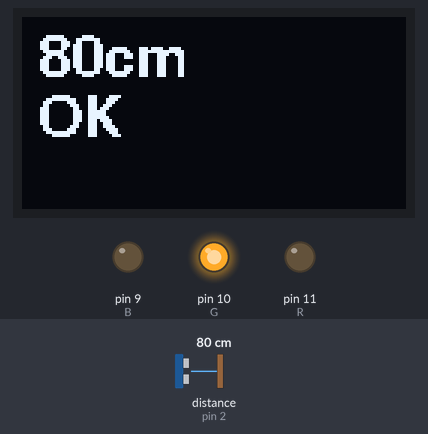
A sketch run on a simulated Arduino Uno, built with avr-gcc and run on an emulated ATmega328P. Shown: 128×64 one-colour display, output pins drawn as LEDs (lit = HIGH). Wiring (inferred from the names in the program): ultrasonic range finder: trigger pin 3; echo pin 2. The test bench sets the inputs (shaded band); at power-on: distance to the obstacle (sensor on pin 2) 80 cm. The echo pulse lasts 58.3 µs per cm; pins used as bus, display or sensor lines are not drawn; what the sketch prints to the serial monitor is not drawn.

Above: at 2.7 s.
2.8 s: distance to the obstacle (sensor on pin 2) set to 12 cm
At 6.0 s:
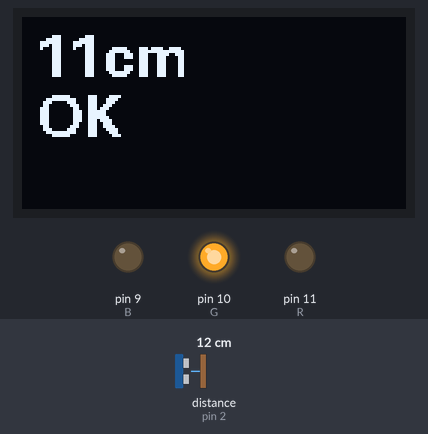
7.0 s: distance to the obstacle (sensor on pin 2) set to 9 cm
At 9.8 s:
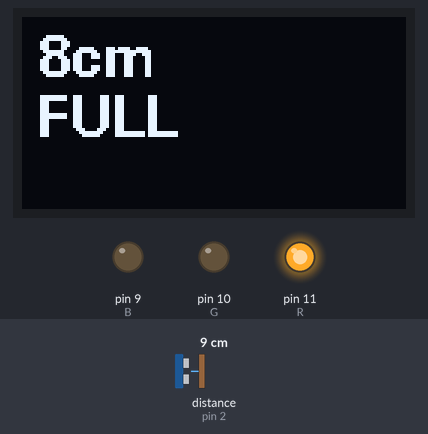
10.3 s: distance to the obstacle (sensor on pin 2) set to 18 cm
At 12.0 s:
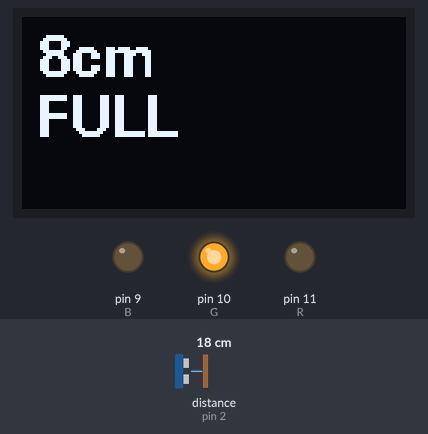
Timing chart, 0 to 13.5 s (numbered marks = the images above; inputs shaded):
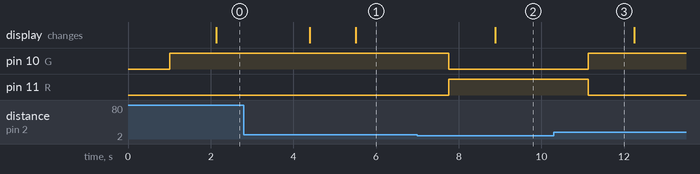

Measured:
- the behaviour switches between 11 and 10 cm on distance to the obstacle (sensor on pin 2) (found by bisection; images 1 and 2)
- after the input at 2.8 s, the display: first changes after 1.6 s (image 1 shows a later state)
- after the input at 7.0 s, pin 10 (G): HIGH → LOW after 0.76 s; pin 11 (R): LOW → HIGH after 0.76 s; the display: changes after 1.9 s (image 2)
- after the input at 10.3 s, pin 10 (G): LOW → HIGH after 0.83 s; pin 11 (R): HIGH → LOW after 0.83 s

The sketch:

sonar_LED.ino
```cpp
#include <U8glib.h>
#define TRIG 3
#define ECHO 2
#define R 11
#define G 10
#define B 9
U8GLIB_SSD1306_128X64 u8g(U8G_I2C_OPT_NONE);
void setup() {
  pinMode(TRIG, OUTPUT);
  pinMode(ECHO, INPUT);
  pinMode(R, OUTPUT);
  pinMode(G, OUTPUT);
  pinMode(B, OUTPUT);
  Serial.begin(9600);
  delay(1000);
}
int flag=0;
void loop() {
  digitalWrite(TRIG, HIGH);
  delayMicroseconds(10);
  digitalWrite(TRIG, LOW);

  long duration = pulseIn(ECHO,HIGH);
  if(duration == 0){
    return;
  }
  long distance = duration / 58;
  Serial.print(distance, 1);
  Serial.println("cm");
  if(distance<10){
    analogWrite(R, 255);
    analogWrite(G, 0);
    analogWrite(B, 0);
    flag=1;
  }
  else{
    analogWrite(R, 0);
    analogWrite(G, 255);
    analogWrite(B, 0);
    flag=0;
  }
  delay(1000);
  u8g.firstPage();
  do{
    u8g.setFont(u8g_font_fub14);
    u8g.setPrintPos(5,20);
    u8g.print(distance);
    u8g.print("cm");
    u8g.setFont(u8g_font_fub14);
    u8g.setPrintPos(5,40);
    if(flag==0){
      u8g.print("OK");
    }
    else{
      u8g.print("FULL");
    }
  }while(u8g.nextPage());
}
```
